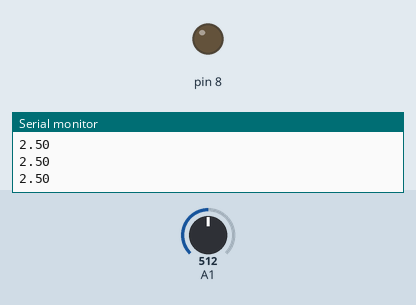
This sketch was run on a simulated Arduino Uno, built with avr-gcc and run on an emulated ATmega328P. Shown: output pins drawn as LEDs (lit = HIGH), the last lines printed to the serial monitor. The inputs (shaded band) are chosen by the test bench; at power-on: A1 = 512.

Above: at 1.2 s.
1.3 s: A1 set to 800
2.8 s: A1 set to 834
At 3.2 s:
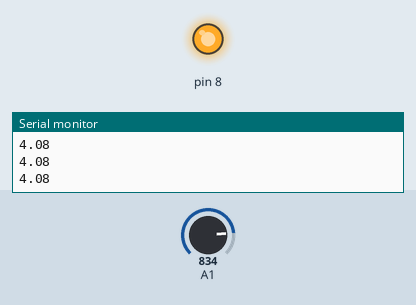
4.3 s: A1 set to 716
At 4.7 s:
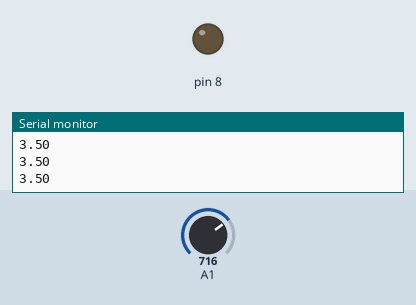
5.8 s: A1 set to 900
At 7.3 s:
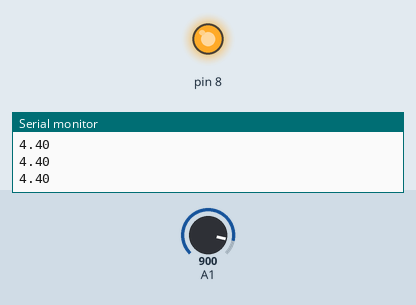
Timing chart, 0 to 8.3 s (numbered marks = the images above; inputs shaded):
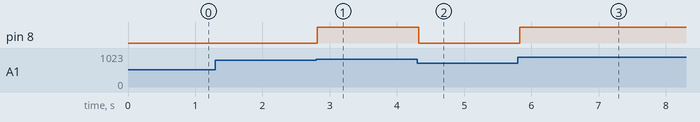

Measured:
- the behaviour switches between 818 and 819 on A1 (found by bisection; images 0 and 1)
- after the input at 2.8 s, pin 8: LOW → HIGH at once
- after the input at 4.3 s, pin 8: HIGH → LOW at once
- after the input at 5.8 s, pin 8: LOW → HIGH at once

The sketch:

PotentiometerLED.ino
```cpp
void setup() {
  Serial.begin(9600);

  pinMode(A1, INPUT);
  pinMode(8, OUTPUT);
}

void loop() {
  float V = (5./1023.) * analogRead(A1);

  Serial.println(V);

  digitalWrite(8, V > 4 ? HIGH : LOW);

  delay(100);
}
```
